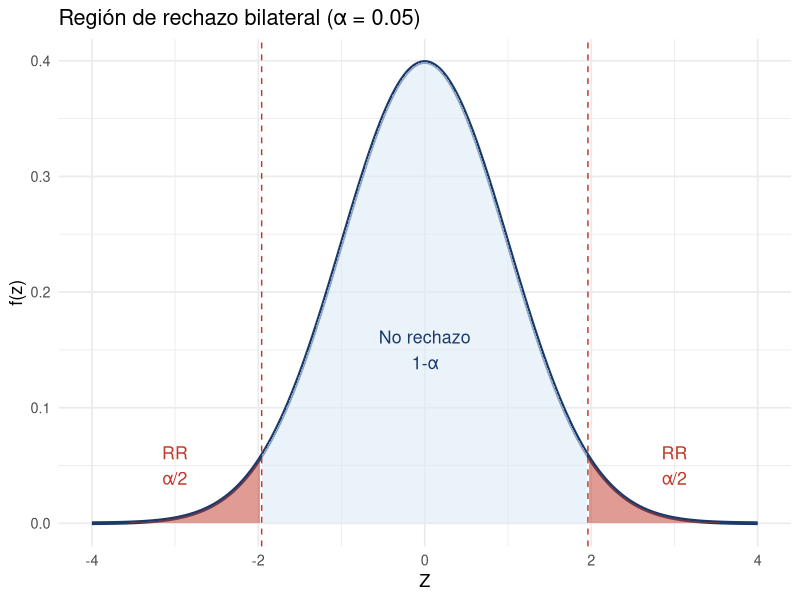

The R source for this figure:
## ---- chunk 1
#| echo: true
#| fig-height: 4
library(ggplot2)
x <- seq(-4, 4, length.out = 400)
df <- data.frame(x, f = dnorm(x))

# Bilateral con alpha = 0.05
z_crit <- qnorm(0.975)

ggplot(df, aes(x, f)) +
  geom_line(color = "#1a3a6b", linewidth = 1.3) +
  geom_ribbon(data = subset(df, x >= z_crit),
              aes(ymin = 0, ymax = f), fill = "#c0392b", alpha = 0.5) +
  geom_ribbon(data = subset(df, x <= -z_crit),
              aes(ymin = 0, ymax = f), fill = "#c0392b", alpha = 0.5) +
  geom_ribbon(data = subset(df, x > -z_crit & x < z_crit),
              aes(ymin = 0, ymax = f), fill = "#dce9f7", alpha = 0.6) +
  geom_vline(xintercept = c(-z_crit, z_crit), color = "#c0392b", linetype = "dashed") +
  annotate("text", x = 3, y = 0.05, label = "RR\nα/2", color = "#c0392b", size = 4.5) +
  annotate("text", x = -3, y = 0.05, label = "RR\nα/2", color = "#c0392b", size = 4.5) +
  annotate("text", x = 0, y = 0.15, label = "No rechazo\n1-α", color = "#1a3a6b", size = 4.5) +
  labs(x = "Z", y = "f(z)", title = "Región de rechazo bilateral (α = 0.05)") +
  theme_minimal(base_size = 13)
## ---- chunk 2
#| echo: true
# Ejemplo: rendimiento de maíz
# H0: mu = 4.5 t/ha vs H1: mu > 4.5 (unilateral derecha)
mu0 <- 4.5; sigma <- 0.8; n <- 25; xbar <- 4.8

# Estadístico Z
Z <- (xbar - mu0) / (sigma / sqrt(n))
cat("Estadístico Z:", round(Z, 4), "\n")

# Valor-p unilateral derecha
vp_derecha <- pnorm(Z, lower.tail = FALSE)
cat("Valor-p (H1: mu > 4.5):", round(vp_derecha, 4), "\n")

# Valor-p bilateral
vp_bilateral <- 2 * pnorm(abs(Z), lower.tail = FALSE)
cat("Valor-p (H1: mu ≠ 4.5):", round(vp_bilateral, 4), "\n")
## ---- chunk 3
#| echo: true
# Diferencia de 0.02 t/ha con n = 10000: significativa pero trivial
mu0 <- 4.50; sigma <- 0.8; xbar <- 4.52
for (n in c(30, 100, 1000, 10000)) {
  Z <- (xbar - mu0) / (sigma/sqrt(n))
  vp <- 2 * pnorm(abs(Z), lower.tail = FALSE)
  cat(sprintf("n = %5d: Z = %.3f, valor-p = %.4f\n", n, Z, vp))
}
## ---- chunk 4
#| echo: true
mu0 <- 4.8; sigma <- 0.9; n <- 36; xbar <- 5.1

Z <- (xbar - mu0) / (sigma / sqrt(n))
vp <- 2 * pnorm(abs(Z), lower.tail = FALSE)
z_crit <- qnorm(0.975)

cat("Z =", round(Z, 4), "\n")
cat("Valor crítico z_0.025 =", round(z_crit, 4), "\n")
cat("Valor-p =", round(vp, 4), "\n")
cat("Decisión: ", ifelse(vp < 0.05, "RECHAZAR H0", "NO RECHAZAR H0"), "\n")
cat("Conclusión: hay evidencia suficiente de que el rendimiento",
    "promedio difiere de 4.8 t/ha.\n")
